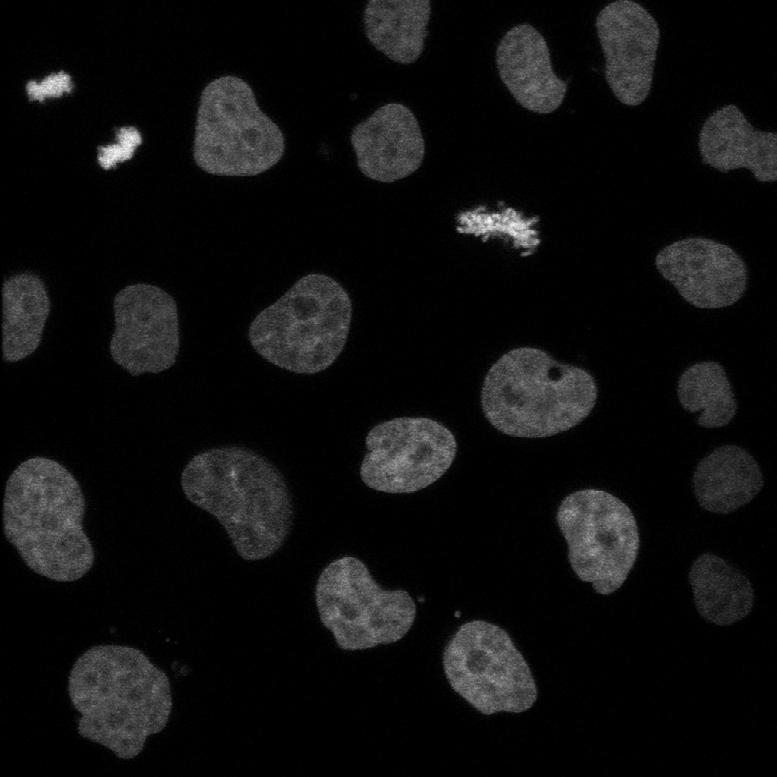
#> input picture Segmentacja i progowanie/Ćwiczenie 3/micro.png, 777 x 777 px
$ jupyter execute 'MKuzniar_Lab2_Ćw3.ipynb'   (shell and % lines are left out)
#> lines starting #> are read from the running program, lines starting #| are printed output that depends on the picture; after the words box and inside, x2 and y2 are one past the last pixel; in counts of white or black regions, pixels touching at a corner belong together
# Segmentacja poprzez progowanie

### Mirosław Kuźniar, nr indeksu: 248870

[cell 1]
import numpy as np
import cv2 as cv
import matplotlib.pyplot as plt
from PIL import Image
from scipy import signal
from scipy import ndimage

[cell 2]
fname = 'micro.png'
image_grayscale = Image.open(fname).convert("L")
img_gray = np.asarray(image_grayscale)

## Globalne progowanie

[cell 3]
img_blur = cv.medianBlur(img_gray,5)

ret1,threshold = cv.threshold(img_blur,127,255,cv.THRESH_BINARY)
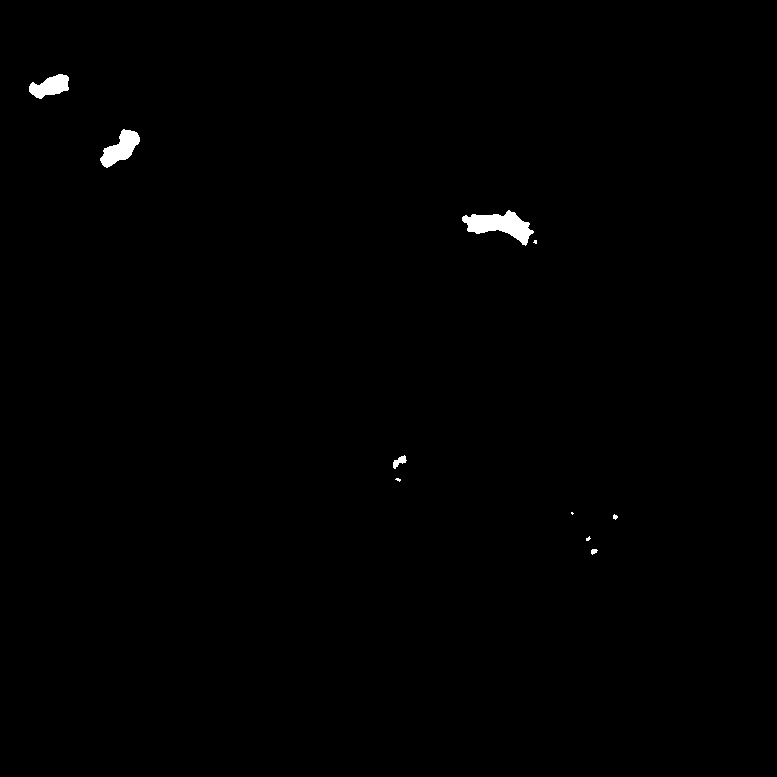
#> threshold: shape (777, 777); 0.47% white; 10 white regions (4 under 20 px), largest, box (x1, y1, x2, y2) and area: (462, 210, 534, 246) 1249, (100, 129, 140, 168) 789, (29, 74, 69, 99) 620, (393, 455, 407, 469) 95, (591, 549, 598, 555) 29, (613, 514, 618, 520) 20

plt.figure(figsize=(17,12))

plt.subplot(1,3,1)
plt.title("Obraz oryginalny")
plt.imshow(img_gray, cmap='gray', vmin=0, vmax=255)

plt.subplot(1,3,2)
plt.title("Obraz wygładzony")
plt.imshow(img_blur, cmap='gray', vmin=0, vmax=255)

plt.subplot(1,3,3)
plt.title("Obraz posegmentowany")
plt.imshow(threshold, cmap='gray', vmin=0, vmax=255)
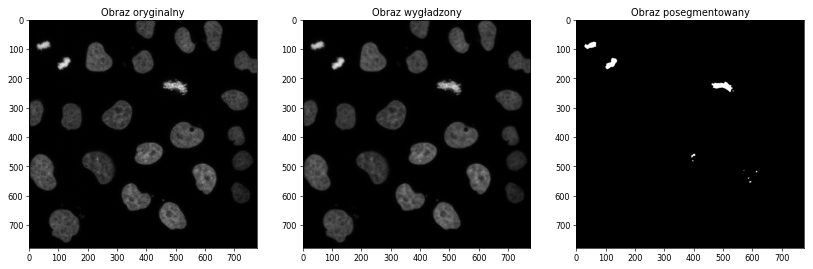
#> figure drawn by matplotlib, 3 panels

## Adaptacyjne progrowanie

[cell 4]
img_blur = cv.medianBlur(img_gray,5)

adapt_threshold = cv.adaptiveThreshold(img_blur,255,cv.ADAPTIVE_THRESH_GAUSSIAN_C, cv.THRESH_BINARY_INV,11,2)
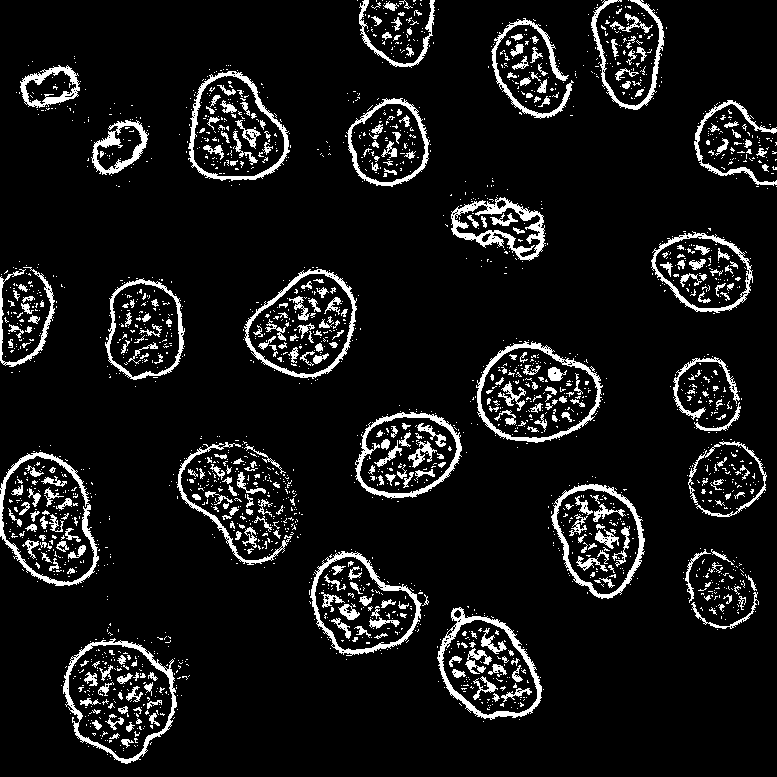
#> adapt_threshold: shape (777, 777); 8.8% white; 2371 white regions (2020 under 20 px), largest, box (x1, y1, x2, y2) and area: (451, 197, 546, 261) 1812, (437, 607, 542, 720) 1680, (63, 638, 177, 764) 1621

plt.figure(figsize=(17,12))

plt.subplot(1,3,1)
plt.title("Obraz oryginalny")
plt.imshow(img_gray, cmap='gray', vmin=0, vmax=255)

plt.subplot(1,3,2)
plt.title("Obraz wygładzony")
plt.imshow(img_blur, cmap='gray', vmin=0, vmax=255)

plt.subplot(1,3,3)
plt.title("Obraz posegmentowany")
plt.imshow(adapt_threshold, cmap='gray', vmin=0, vmax=255)
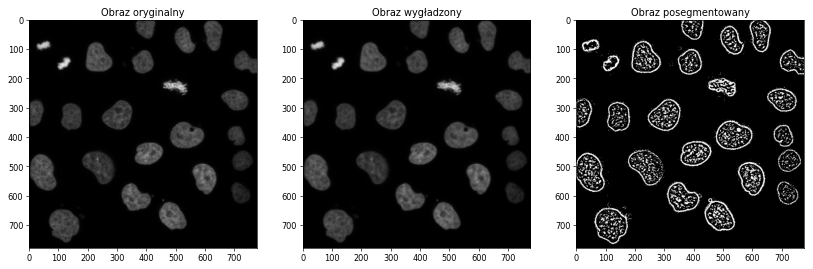
#> figure drawn by matplotlib, 3 panels

## Optymalne progrowanie metodą Otsu

[cell 5]
img_blur = cv.medianBlur(img_gray,5)

ret2,threshold_otsu = cv.threshold(img_blur,0,255,cv.THRESH_BINARY+cv.THRESH_OTSU)
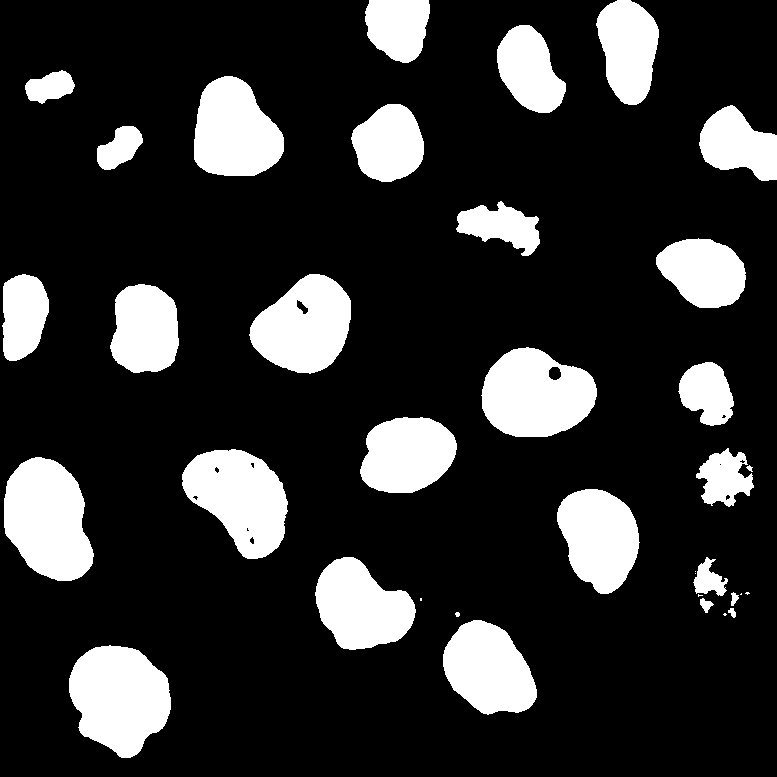
#> threshold_otsu: shape (777, 777); 18.9% white; 36 white regions (7 under 20 px), largest, box (x1, y1, x2, y2) and area: (69, 645, 171, 758) 8399, (4, 457, 94, 581) 8231, (481, 347, 597, 437) 7702
#> ret2 = 34

plt.figure(figsize=(17,12))

plt.subplot(1,3,1)
plt.title("Obraz oryginalny")
plt.imshow(img_gray, cmap='gray', vmin=0, vmax=255)

plt.subplot(1,3,2)
plt.title("Obraz wygładzony")
plt.imshow(img_blur, cmap='gray', vmin=0, vmax=255)

plt.subplot(1,3,3)
plt.title("Obraz posegmentowany")
plt.imshow(threshold_otsu, cmap='gray', vmin=0, vmax=255)
